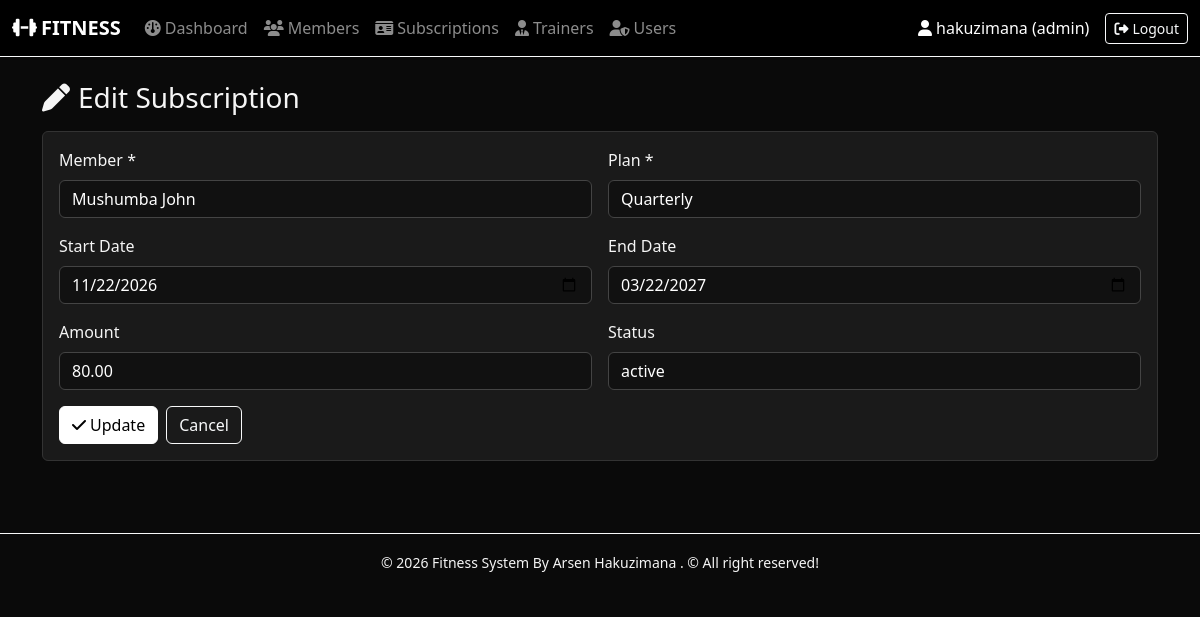
Page /subscriptions/edit.php?id=2 (signed in) on the committed database.
### tables this page shows
CREATE TABLE IF NOT EXISTS subscriptions (
    subscription_id INT AUTO_INCREMENT PRIMARY KEY,
    member_id INT NOT NULL,
    plan_name VARCHAR(60) NOT NULL,
    start_date DATE NOT NULL,
    end_date DATE NOT NULL,
    amount DECIMAL(10,2) NOT NULL,
    status ENUM('active','expired','cancelled') DEFAULT 'active',
    CONSTRAINT fk_sub_member FOREIGN KEY (member_id)
        REFERENCES members(member_id)
        ON DELETE CASCADE ON UPDATE CASCADE
);

CREATE TABLE IF NOT EXISTS members (
    member_id INT AUTO_INCREMENT PRIMARY KEY,
    full_name VARCHAR(120) NOT NULL,
    phone VARCHAR(30) NOT NULL,
    email VARCHAR(120) UNIQUE,
    join_date DATE NOT NULL
);

### subscriptions/edit.php (the view, shortened to what this page needs)
<?php
require_once __DIR__ . '/../config/database.php';
require_once __DIR__ . '/../includes/header.php';
$id = (int)($_GET['id'] ?? 0);
$stmt = $pdo->prepare("SELECT * FROM subscriptions WHERE subscription_id = ?");
$stmt->execute([$id]);
$s = $stmt->fetch();
$members = $pdo->query("SELECT member_id, full_name FROM members ORDER BY full_name")->fetchAll();
?>
<h3 class="mb-3"><i class="fa-solid fa-pen me-2"></i>Edit Subscription</h3>
<div class="card"><div class="card-body">
<form method="post" class="row g-3">
  <div class="col-md-6"><label class="form-label">Member *</label>
    <select name="member_id" class="form-select" required>
      <?php foreach ($members as $m): ?>
        <option value="<?= $m['member_id'] ?>" <?= $s['member_id'] == $m['member_id'] ? 'selected' : '' ?>>
          <?= htmlspecialchars($m['full_name']) ?>
        </option>
      <?php endforeach; ?>
    </select></div>
  <div class="col-md-6"><label class="form-label">Plan *</label>
    <select name="plan_name" class="form-select" required>
      <?php foreach (['Monthly','Quarterly','Yearly'] as $p): ?>
        <option <?= $s['plan_name'] === $p ? 'selected' : '' ?>><?= $p ?></option>
      <?php endforeach; ?>
    </select></div>
  <div class="col-md-6"><label class="form-label">Start Date</label>
    <input type="date" name="start_date" class="form-control" value="<?= htmlspecialchars($s['start_date']) ?>"></div>
  <div class="col-md-6"><label class="form-label">End Date</label>
    <input type="date" name="end_date" class="form-control" value="<?= htmlspecialchars($s['end_date']) ?>" required></div>
  <div class="col-md-6"><label class="form-label">Amount</label>
    <input type="number" step="0.01" name="amount" class="form-control" value="<?= htmlspecialchars($s['amount']) ?>"></div>
  <div class="col-md-6"><label class="form-label">Status</label>
    <select name="status" class="form-select">
      <?php foreach (['active','expired','cancelled'] as $st): ?>
        <option <?= $s['status'] === $st ? 'selected' : '' ?>><?= $st ?></option>
      <?php endforeach; ?>
    </select></div>
  <div class="col-12 d-flex gap-2">
    <button class="btn btn-primary"><i class="fa-solid fa-check me-1"></i>Update</button>
    <a href="index.php" class="btn btn-outline-light">Cancel</a>
  </div>
</form>
</div></div>
<?php require_once __DIR__ . '/../includes/footer.php'; ?>

### css/style.css (style rules this page uses)
body { background: var(--bw-black); color: var(--bw-light); font-family: "Segoe UI", system-ui, sans-serif; }
.card { background: var(--bw-dark); border: 1px solid #333; color: var(--bw-light); }
.form-control, .form-select { background:#111; color:#fff; border:1px solid #444; }
.btn-primary { background:#fff; color:#000; border:1px solid #fff; }
a { color:#fff; }

### rows in the picture
subscriptions: member_id "Mushumba John", plan_name "Quarterly", start_date "11/22/2026", end_date "03/22/2027", amount "80.00", status "active"

### other values in the picture
$u['name'] "hakuzimana"
$u['role'] "admin"
